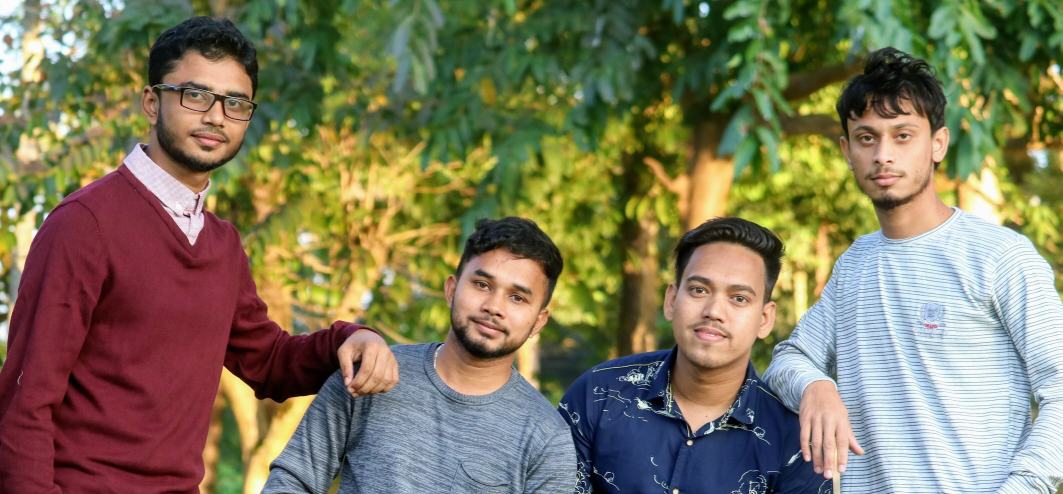
#> input picture filter/4faces.jpg, 3187 x 1482 px, found by its file name (shown at 1/3 size)
$ python facedet.py
#> lines starting #> are read from the running program, lines starting #| are printed output that depends on the picture

import cv2
import numpy as np


haar_path = 'C:/Users/test/AppData/Local/Programs/Python/Python310/lib/site-packages/cv2/data/'

img = cv2.imread('programingfiles/filter/4faces.jpg')
#> img is the input picture: shape (1482, 3187, 3); mean B, G, R 91.5, 119.7, 125.6

gray = cv2.cvtColor(img, cv2.COLOR_BGR2GRAY)
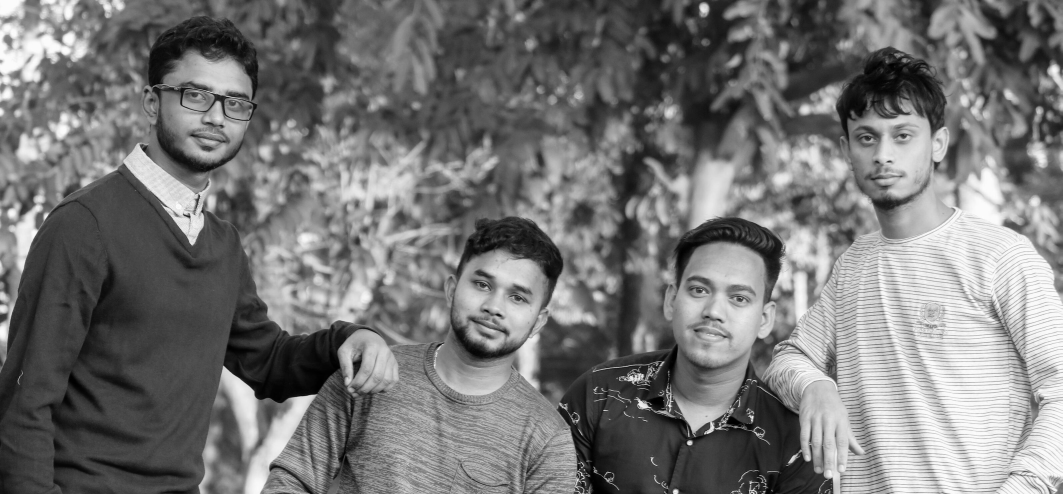
#> gray: shape (1482, 3187) (shown at 1/3 size); min 0, max 255, mean 118.3

face_cascade = cv2.CascadeClassifier(haar_path +'haarcascade_frontalface_default.xml')
eye_cascade = cv2.CascadeClassifier(haar_path +'haarcascade_eye.xml')

faces = face_cascade.detectMultiScale(gray, 1.3)
#> faces = [[2817, 53, 216, 216], [2738, 43, 238, 238], [461, 171, 348, 348], [2500, 293, 313, 313], [1986, 753, 334, 334], [1318, 738, 356, 356]]


for (x,y,w,h) in faces:
    #draw rectangle around face
    img = cv2.rectangle(img,(x,y),(x+w,y+h),(255,0,0),2)
    #select face as region of interest
    roi_g = gray[y:y+h,x:x+h]
    roi_c = img[y:y+h,x:x+h]

    eyes = eye_cascade.detectMultiScale(roi_g)

    for (ex,ey,ew,eh) in eyes:

        cv2.rectangle(roi_c, (ex,ey),(ex+ew,ey+eh),(0,255,0),2)
#> this loop made 6 passes
#> (x, y, w, h, eyes) on passes 2, 3, 6: (2738, 43, 238, 238, [[30, 57, 75, 75]]), (461, 171, 348, 348, [[83, 74, 72, 72], [208, 109, 62, 62]]), (1318, 738, 356, 356, [[202, 124, 62, 62], [95, 82, 71, 71], [14, 53, 73, 73]])
#> pass 1, `roi_g = gray[y:y+h,x:x+h]`:
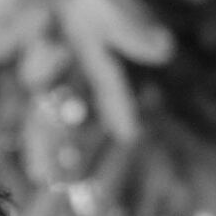
#> roi_g: shape (216, 216); min 13, max 210, mean 104.9
#> pass 1, `roi_c = img[y:y+h,x:x+h]`:
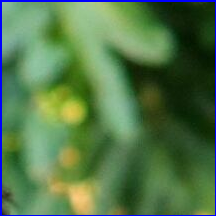
#> roi_c: shape (216, 216, 3); mean B, G, R 73.8, 118.6, 82.9
#> after the loop:
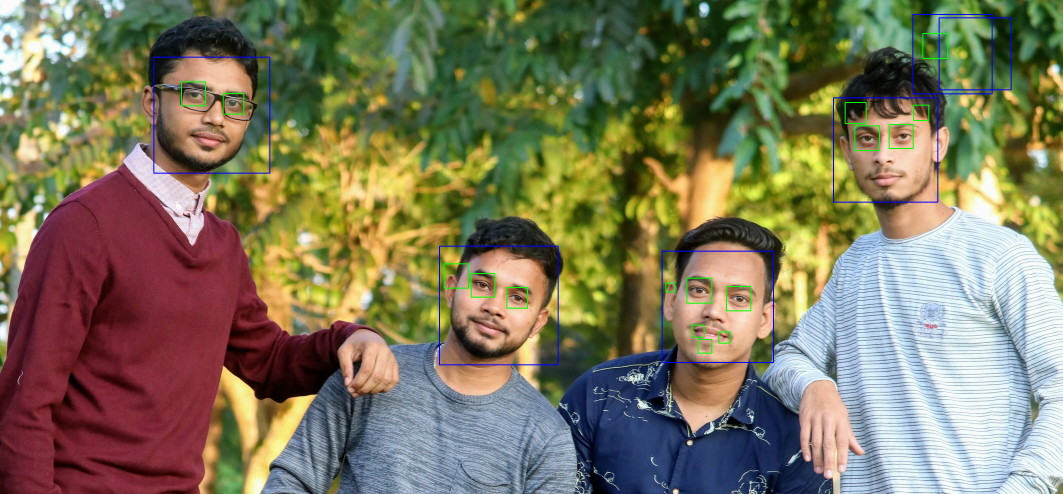
#> img: shape (1482, 3187, 3) (shown at 1/3 size); mean B, G, R 92.2, 119.5, 124.7
#> after the loop:
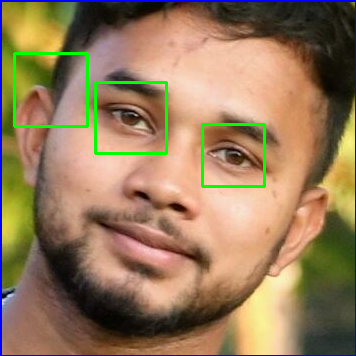
#> roi_c: shape (356, 356, 3); mean B, G, R 91.6, 123.3, 149.2
#> after the loop:
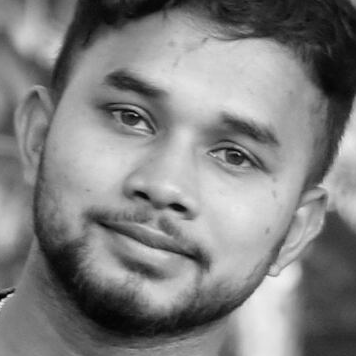
#> roi_g: shape (356, 356); min 2, max 240, mean 128.6
img=cv2.resize(img,(480,600))
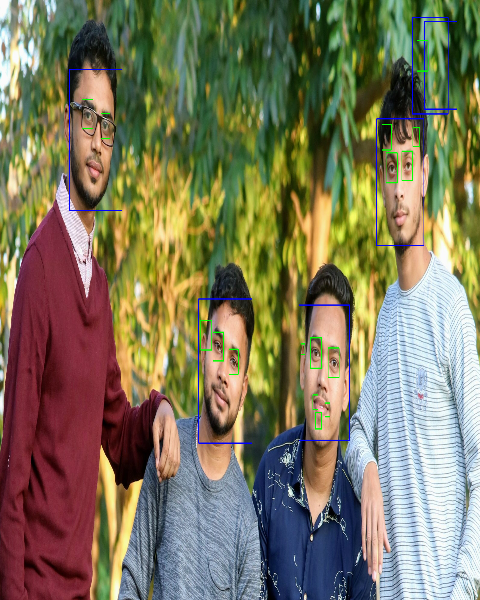
#> img: shape (600, 480, 3); mean B, G, R 92.2, 119.3, 124.5
cv2.imshow('img',img)
cv2.waitKey(0)
cv2.destroyAllWindows()
